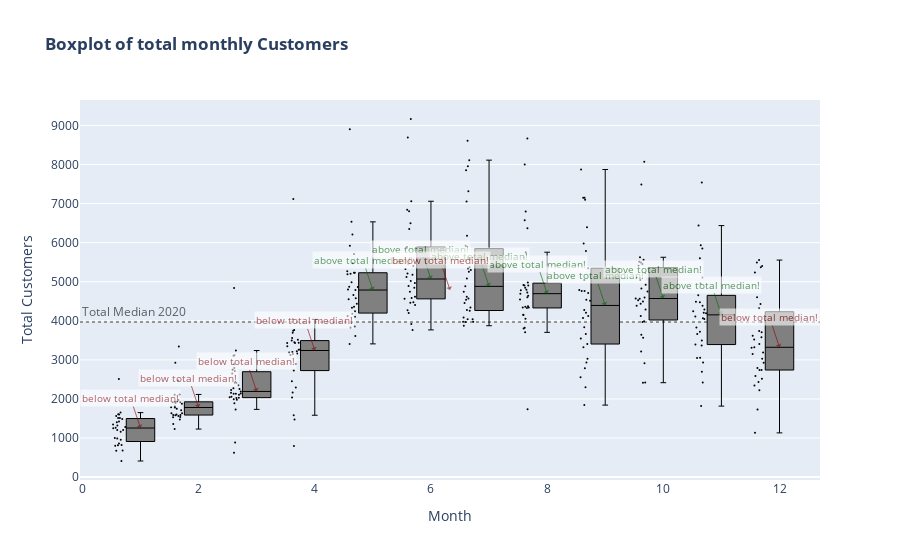

Write notebook code for a chart like this one.
### Code cell
fig1 = make_subplots()
fig1.add_trace(
    go.Box(
      x= df_box_2020.month,
      y= df_box_2020.registered_customer,
      boxpoints= "all",
      marker=dict(size=2, color='rgb(0, 0, 0)'),
      line= dict(width= 1),
      jitter= 0.5,
      whiskerwidth=0.2,
      fillcolor = "grey"
      )
)

for month in df_box_2020.month.unique():
  # prefix= "same as"
  # color= "grey"
  if df_box_2020.registered_customer.median() < df_box_2020[df_box_2020.month == month].registered_customer.median():
   prefix= "above"
   color= "darkgreen"
  elif df_box_2020.registered_customer.median() > df_box_2020[df_box_2020.month == month].registered_customer.median():
   prefix= "below"
   color= "darkred"
   
  fig1.add_annotation(
    text=f"{prefix} total median!", x=month, y= df_box_2020[df_box_2020.month == month].registered_customer.median(),
        arrowhead=1, showarrow=True, arrowcolor=color,        
        bgcolor='white',
        font=dict(size=10, color=color)
   )

fig1.add_hline(
 y= df_box_2020.registered_customer.median(),
 opacity = 0.5,
 line_dash= "dot",
 line_color= "black",
 layer= "below",
 annotation_text= "Total Median 2020",
 annotation_position= "top left",
 annotation_font_color= "black",
)

fig1.update_annotations(opacity= 0.6)
fig1.update_layout(title= dict(text= "<b>Boxplot of total monthly Customers</b>"))
fig1.update_yaxes(title_text="Total Customers", title_font= dict(size= 14))
fig1.update_xaxes(title_text="Month", title_font= dict(size= 14))

fig1.show()

### Figure 1 — Plotly figure (JSON) as saved in the notebook; plotly's stock layout.template omitted (floating-point values rounded to 4 significant figures; data arrays with more than 128 entries replaced by an {"elided": "..."} marker saying what was removed)
{"data": [{"boxpoints": "all", "fillcolor": "grey", "jitter": 0.5, "line": {"width": 1}, "marker": {"color": "rgb(0, 0, 0)", "size": 2}, "type": "box", "whiskerwidth": 0.2, "x": {"elided": "364 int values"}, "y": {"elided": "364 int values"}}], "layout": {"annotations": [{"arrowcolor": "darkred", "arrowhead": 1, "bgcolor": "white", "font": {"color": "darkred", "size": 10}, "opacity": 0.6, "showarrow": true, "text": "below total median!", "x": 1, "y": 1256.0}, {"arrowcolor": "darkred", "arrowhead": 1, "bgcolor": "white", "font": {"color": "darkred", "size": 10}, "opacity": 0.6, "showarrow": true, "text": "below total median!", "x": 2, "y": 1781}, {"arrowcolor": "darkred", "arrowhead": 1, "bgcolor": "white", "font": {"color": "darkred", "size": 10}, "opacity": 0.6, "showarrow": true, "text": "below total median!", "x": 3, "y": 2192}, {"arrowcolor": "darkred", "arrowhead": 1, "bgcolor": "white", "font": {"color": "darkred", "size": 10}, "opacity": 0.6, "showarrow": true, "text": "below total median!", "x": 4, "y": 3240}, {"arrowcolor": "darkgreen", "arrowhead": 1, "bgcolor": "white", "font": {"color": "darkgreen", "size": 10}, "opacity": 0.6, "showarrow": true, "text": "above total median!", "x": 5, "y": 4787}, {"arrowcolor": "darkgreen", "arrowhead": 1, "bgcolor": "white", "font": {"color": "darkgreen", "size": 10}, "opacity": 0.6, "showarrow": true, "text": "above total median!", "x": 6, "y": 5070.0}, {"arrowcolor": "darkgreen", "arrowhead": 1, "bgcolor": "white", "font": {"color": "darkgreen", "size": 10}, "opacity": 0.6, "showarrow": true, "text": "above total median!", "x": 7, "y": 4881}, {"arrowcolor": "darkgreen", "arrowhead": 1, "bgcolor": "white", "font": {"color": "darkgreen", "size": 10}, "opacity": 0.6, "showarrow": true, "text": "above total median!", "x": 8, "y": 4694}, {"arrowcolor": "darkgreen", "arrowhead": 1, "bgcolor": "white", "font": {"color": "darkgreen", "size": 10}, "opacity": 0.6, "showarrow": true, "text": "above total median!", "x": 9, "y": 4392.0}, {"arrowcolor": "darkgreen", "arrowhead": 1, "bgcolor": "white", "font": {"color": "darkgreen", "size": 10}, "opacity": 0.6, "showarrow": true, "text": "above total median!", "x": 10, "y": 4570}, {"arrowcolor": "darkgreen", "arrowhead": 1, "bgcolor": "white", "font": {"color": "darkgreen", "size": 10}, "opacity": 0.6, "showarrow": true, "text": "above total median!", "x": 11, "y": 4152}, {"arrowcolor": "darkred", "arrowhead": 1, "bgcolor": "white", "font": {"color": "darkred", "size": 10}, "opacity": 0.6, "showarrow": true, "text": "below total median!", "x": 12, "y": 3322}, {"arrowcolor": "darkred", "arrowhead": 1, "bgcolor": "white", "font": {"color": "darkred", "size": 10}, "opacity": 0.6, "showarrow": true, "text": "below total median!", "x": null, "y": null}, {"font": {"color": "black"}, "opacity": 0.6, "showarrow": false, "text": "Total Median 2020", "x": 0, "xanchor": "left", "xref": "x domain", "y": 3973, "yanchor": "bottom", "yref": "y"}], "shapes": [{"layer": "below", "line": {"color": "black", "dash": "dot"}, "opacity": 0.5, "type": "line", "x0": 0, "x1": 1, "xref": "x domain", "y0": 3973, "y1": 3973, "yref": "y"}], "title": {"text": "<b>Boxplot of total monthly Customers</b>"}, "xaxis": {"anchor": "y", "domain": [0, 1], "title": {"font": {"size": 14}, "text": "Month"}}, "yaxis": {"anchor": "x", "domain": [0, 1], "title": {"font": {"size": 14}, "text": "Total Customers"}}}}
